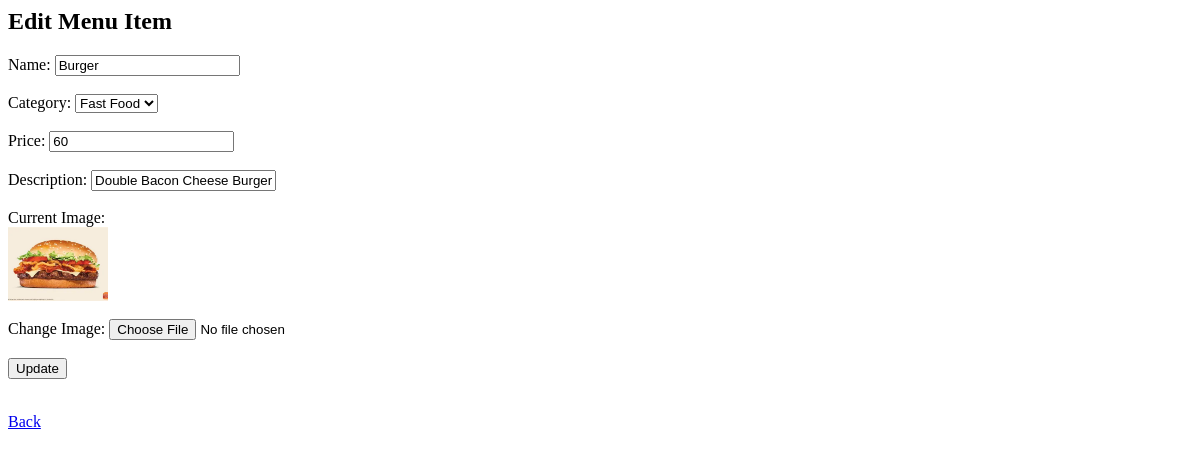
The page /edit_menu/1 (signed in) on the database as committed earlier.
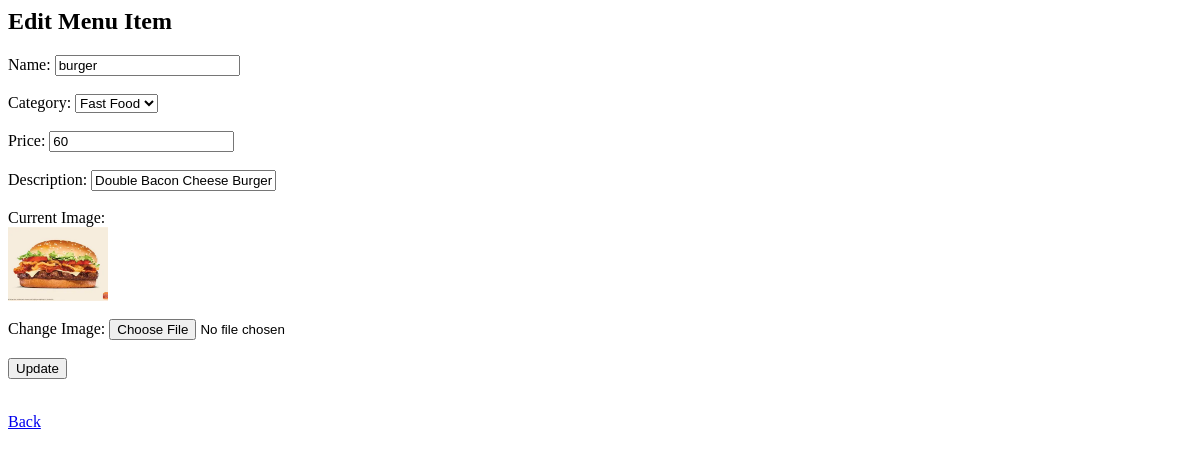
The same page on the database as committed later.
### tables this page shows
CREATE TABLE menu (
        id INTEGER PRIMARY KEY AUTOINCREMENT,
        name TEXT,
        category_id INTEGER,
        price INTEGER,
        image TEXT,
        description TEXT
    );

CREATE TABLE categories (
        id INTEGER PRIMARY KEY AUTOINCREMENT,
        name TEXT
    );

### app.py (the view, shortened to what this page needs)
@app.route('/edit_menu/<int:id>', methods=['GET', 'POST'])
def edit_menu(id):
    if not session.get('admin'):
        return "Access Denied ❌"
    conn = sqlite3.connect('database.db')
    cur = conn.cursor()
    cur.execute("SELECT * FROM menu WHERE id=?", (id,))
    item = cur.fetchone()
    cur.execute("SELECT * FROM categories")
    categories = cur.fetchall()
    conn.close()
    return render_template('edit_menu.html', item=item, categories=categories)

### templates/edit_menu.html (shortened to what this page needs)
<h2>Edit Menu Item</h2>
<form method="POST" enctype="multipart/form-data">
  Name:
  <input type="text" name="name" value="{{item[1]}}" required><br><br>
  Category:
  <select name="category">
    {% for cat in categories %}
      <option value="{{cat[0]}}" {% if cat[0] == item[2] %}selected{% endif %}>
        {{cat[1]}}
      </option>
    {% endfor %}
  </select>
  <br><br>
  Price:
  <input type="number" name="price" value="{{item[3]}}" required><br><br>
  Description:
  <input type="text" name="description" value="{{item[5] if item[5] else ''}}">
  <br><br>
  Current Image:<br>
  {% if item[4] %}
    <img src="{{ url_for('static', filename='uploads/' + item[4]) }}" width="100">
  {% else %}
    No Image
  {% endif %}
  <br><br>
  Change Image:
  <input type="file" name="image"><br><br>
  <button>Update</button>
</form>
<a href="/menu">Back</a>

Rows that differ between the two databases and show on the page:
changed menu "Double Bacon Cheese Burger": name "Burger" → "burger"
